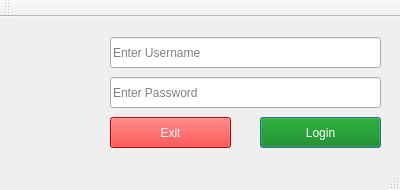
<?xml version="1.0" encoding="UTF-8"?>
<ui version="4.0">
 <class>MainWindow</class>
 <widget class="QMainWindow" name="MainWindow">
  <property name="geometry">
   <rect>
    <x>0</x>
    <y>0</y>
    <width>400</width>
    <height>190</height>
   </rect>
  </property>
  <property name="minimumSize">
   <size>
    <width>400</width>
    <height>190</height>
   </size>
  </property>
  <property name="maximumSize">
   <size>
    <width>400</width>
    <height>190</height>
   </size>
  </property>
  <property name="windowTitle">
   <string>Login</string>
  </property>
  <widget class="QWidget" name="centralWidget">
   <widget class="QLineEdit" name="txt_username">
    <property name="geometry">
     <rect>
      <x>110</x>
      <y>20</y>
      <width>271</width>
      <height>31</height>
     </rect>
    </property>
    <property name="placeholderText">
     <string>Enter Username</string>
    </property>
   </widget>
   <widget class="QLineEdit" name="txt_pwd">
    <property name="geometry">
     <rect>
      <x>110</x>
      <y>60</y>
      <width>271</width>
      <height>31</height>
     </rect>
    </property>
    <property name="toolTip">
     <string>Enter Password</string>
    </property>
    <property name="placeholderText">
     <string>Enter Password</string>
    </property>
    <property name="clearButtonEnabled">
     <bool>false</bool>
    </property>
   </widget>
   <widget class="QPushButton" name="btn_exit">
    <property name="geometry">
     <rect>
      <x>110</x>
      <y>100</y>
      <width>121</width>
      <height>31</height>
     </rect>
    </property>
    <property name="styleSheet">
     <string notr="true">QPushButton#btn_exit {color: white; background-color: red}</string>
    </property>
    <property name="text">
     <string>Exit</string>
    </property>
   </widget>
   <widget class="QPushButton" name="btn_login">
    <property name="geometry">
     <rect>
      <x>260</x>
      <y>100</y>
      <width>121</width>
      <height>31</height>
     </rect>
    </property>
    <property name="styleSheet">
     <string notr="true">QPushButton#btn_login {background-color: green; color: white; }</string>
    </property>
    <property name="text">
     <string>Login</string>
    </property>
    <property name="icon">
     <iconset theme="login">
      <normaloff>.</normaloff>.</iconset>
    </property>
    <property name="autoDefault">
     <bool>false</bool>
    </property>
    <property name="default">
     <bool>true</bool>
    </property>
    <property name="flat">
     <bool>false</bool>
    </property>
   </widget>
  </widget>
  <widget class="QMenuBar" name="menuBar">
   <property name="geometry">
    <rect>
     <x>0</x>
     <y>0</y>
     <width>400</width>
     <height>19</height>
    </rect>
   </property>
  </widget>
  <widget class="QToolBar" name="mainToolBar">
   <attribute name="toolBarArea">
    <enum>TopToolBarArea</enum>
   </attribute>
   <attribute name="toolBarBreak">
    <bool>false</bool>
   </attribute>
  </widget>
  <widget class="QStatusBar" name="statusBar"/>
 </widget>
 <layoutdefault spacing="6" margin="11"/>
 <resources/>
 <connections/>
</ui>
